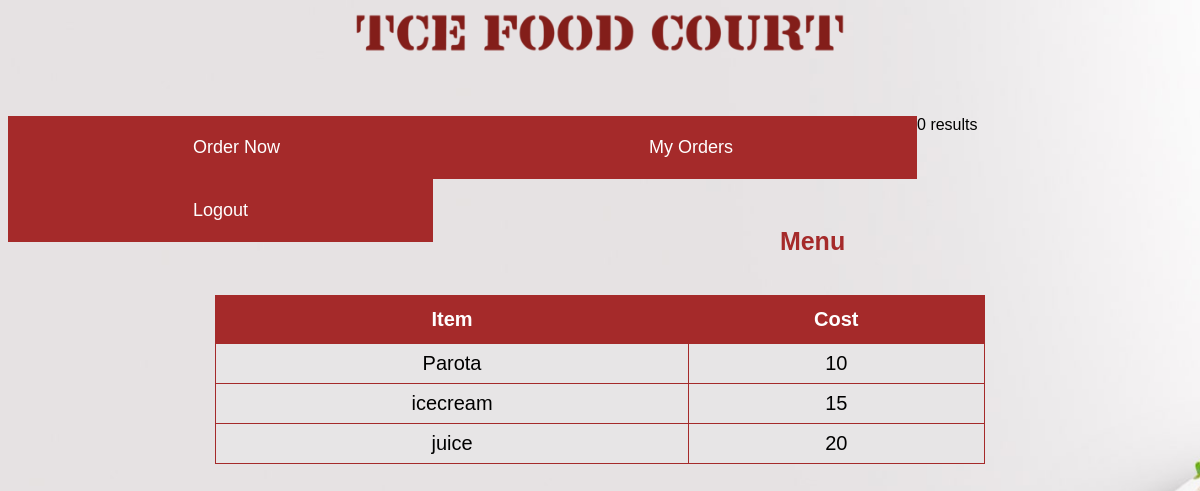
Page /user/user.php on the committed database.
### tables this page shows
CREATE TABLE `food_items` (
  `item_name` varchar(30) DEFAULT NULL,
  `price` int(100) NOT NULL,
  `Include` int(10) NOT NULL
);

### user/user.php (the view, shortened to what this page needs)
<!DOCTYPE html>
<html>
<head>
    <center>
    <img class="header" src="../images/header.png" alt="TCE FOOD COURT" height="80">
    </center>
    <br><br><br>
    <div class="btn-group" center>
        <a button class="button" href="order.php">Order Now</button></a>
        <a button class="button" href="myorder.php">My Orders</button></a>
        <a button class="button" href="../index.php">Logout</button></a>
        <?php
            $conn = mysqli_connect("localhost","root","","canteen");
            $result = mysqli_query($conn," select credit_amount from user where username= '" . $_SESSION["userid"] . "' ");
            if (mysqli_num_rows($result) > 0)
            {
                while($row = mysqli_fetch_assoc($result))
                {
                    echo "<br><br><br><br><br><br><br><br><br><center><h2>Your Balance: " . $row["credit_amount"]. " INR</h2><center>";
                }
            }
            else
            {
                echo "0 results";
            }
        ?>
    </div>
</head>
<body>
    <center><br><br><br><br><h2 style="color:brown;"> Menu </h2><br></center>
      <table id="menu" align="center">
<tr>
<th>Item</th>
<th>Cost</th>
</tr>
<?php
    $sql = "SELECT * FROM food_items where include=1";
    $result = $conn->query($sql);
    if ($result->num_rows > 0)
    {
        while($row = $result->fetch_assoc())
        {
            echo "<tr><td>" . $row["item_name"]. "</td><td>" . $row["price"] . "</td>";
        }
        echo "</table>";
    }
?>
</body>
</html>

### user/user.php (style rules this page uses)
body { background-attachment: fixed; font-family: sans-serif; background-image: url("../images/bg.jpg"); background-repeat:no-repeat; background-size:cover; height: 750px; }
.header { background-repeat:no-repeat; background-size:cover; height: 50px; width: 500px; }
.btn-group .button { background-color: brown; border: 1px solid brown; color: white; padding: 20px 184px; text-align: center; text-decoration: none; display: inline-block; font-size: 18px; cursor: pointer; float: left; }
.btn-group .button:not(:last-child) { border-right: none; }
#menu { border-collapse: collapse; width: 65%; text-align: center; font-size: 20px; }
#menu td, #menu th { background-color: rgb(231, 229, 230); border: 1px solid brown; padding: 8px; font-size: 20px; }
#menu th { padding-top: 12px; padding-bottom: 12px; text-align: center; background-color: brown; color: white; font-size: 20px; }
h2 { color: #333; font-size: 25px; }

### rows in the picture
food_items: item_name "Parota", price "10"
food_items: item_name "icecream", price "15"
food_items: item_name "juice", price "20"
